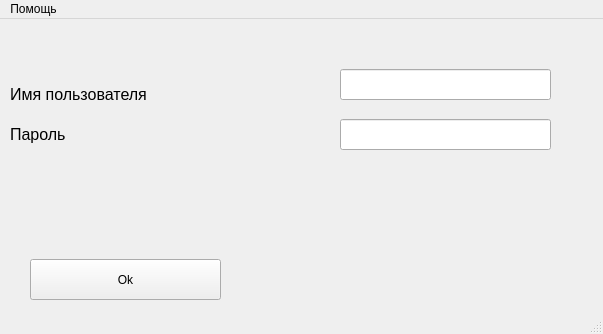
<?xml version="1.0" encoding="UTF-8"?>
<ui version="4.0">
 <class>MainWindow</class>
 <widget class="QMainWindow" name="MainWindow">
  <property name="geometry">
   <rect>
    <x>0</x>
    <y>0</y>
    <width>603</width>
    <height>334</height>
   </rect>
  </property>
  <property name="windowTitle">
   <string>Вход в программу</string>
  </property>
  <widget class="QWidget" name="centralwidget">
   <widget class="QPushButton" name="okButton">
    <property name="geometry">
     <rect>
      <x>30</x>
      <y>240</y>
      <width>191</width>
      <height>41</height>
     </rect>
    </property>
    <property name="text">
     <string>Ok</string>
    </property>
   </widget>
   <widget class="QLabel" name="label">
    <property name="geometry">
     <rect>
      <x>10</x>
      <y>60</y>
      <width>231</width>
      <height>31</height>
     </rect>
    </property>
    <property name="font">
     <font>
      <pointsize>12</pointsize>
     </font>
    </property>
    <property name="text">
     <string>Имя пользователя</string>
    </property>
   </widget>
   <widget class="QLabel" name="label_2">
    <property name="geometry">
     <rect>
      <x>10</x>
      <y>100</y>
      <width>141</width>
      <height>31</height>
     </rect>
    </property>
    <property name="font">
     <font>
      <pointsize>12</pointsize>
     </font>
    </property>
    <property name="text">
     <string>Пароль</string>
    </property>
   </widget>
   <widget class="QLineEdit" name="nameEdit">
    <property name="geometry">
     <rect>
      <x>340</x>
      <y>50</y>
      <width>211</width>
      <height>31</height>
     </rect>
    </property>
    <property name="echoMode">
     <enum>QLineEdit::Normal</enum>
    </property>
   </widget>
   <widget class="QLineEdit" name="passwordEdit">
    <property name="enabled">
     <bool>true</bool>
    </property>
    <property name="geometry">
     <rect>
      <x>340</x>
      <y>100</y>
      <width>211</width>
      <height>31</height>
     </rect>
    </property>
    <property name="inputMask">
     <string/>
    </property>
    <property name="text">
     <string notr="true"/>
    </property>
    <property name="echoMode">
     <enum>QLineEdit::Password</enum>
    </property>
   </widget>
   <widget class="QLabel" name="errorPasswordLabel">
    <property name="geometry">
     <rect>
      <x>70</x>
      <y>160</y>
      <width>451</width>
      <height>31</height>
     </rect>
    </property>
    <property name="text">
     <string/>
    </property>
   </widget>
  </widget>
  <widget class="QMenuBar" name="menubar">
   <property name="geometry">
    <rect>
     <x>0</x>
     <y>0</y>
     <width>603</width>
     <height>18</height>
    </rect>
   </property>
   <widget class="QMenu" name="menu">
    <property name="title">
     <string>Помощь</string>
    </property>
    <addaction name="action"/>
   </widget>
   <addaction name="menu"/>
  </widget>
  <widget class="QStatusBar" name="statusbar"/>
  <action name="action">
   <property name="text">
    <string>Справка</string>
   </property>
  </action>
 </widget>
 <resources/>
 <connections/>
</ui>
